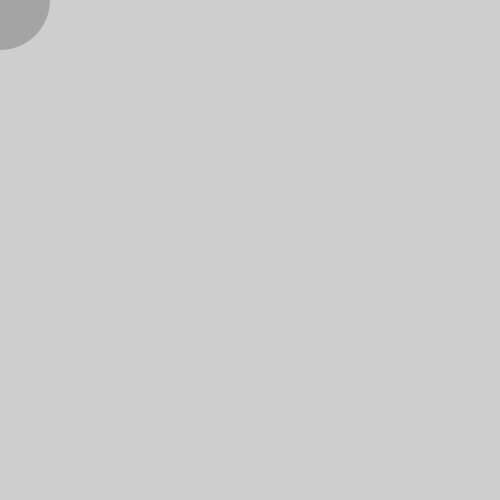
Frame 1 (no input)
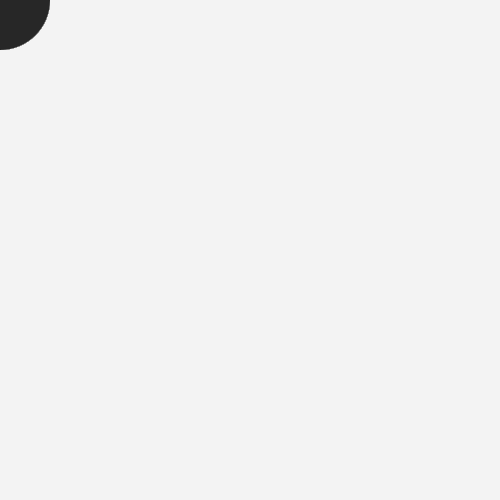
Frame 60 (the mouse pressed at the canvas centre just before this capture)
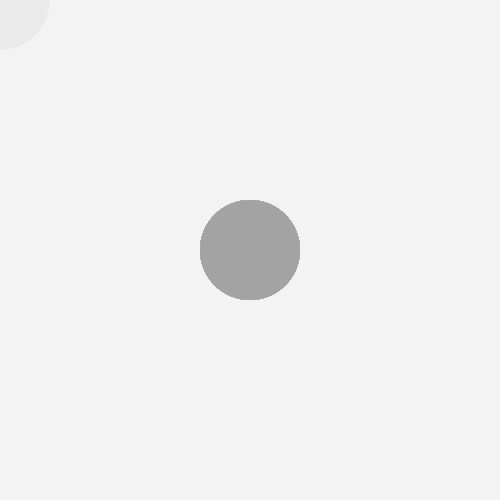
Frame 120 (the mouse held since frame 60 and released just before this capture)

The Processing sketch that drew these frames (run headless with seeded random() and noise(); from frame 60 on, the mouse is pressed at the canvas centre):

// Processing sketch: fadingOut
// ── fadingOut.pde
void setup() {
  size(500, 500);
  noStroke();
  smooth();
}

void draw() {
  fill(255, 10); // semi-transparent white
  rect(0, 0, width, height);
  
  fill(random(255));
  ellipse(mouseX, mouseY, 100, 100);
}
